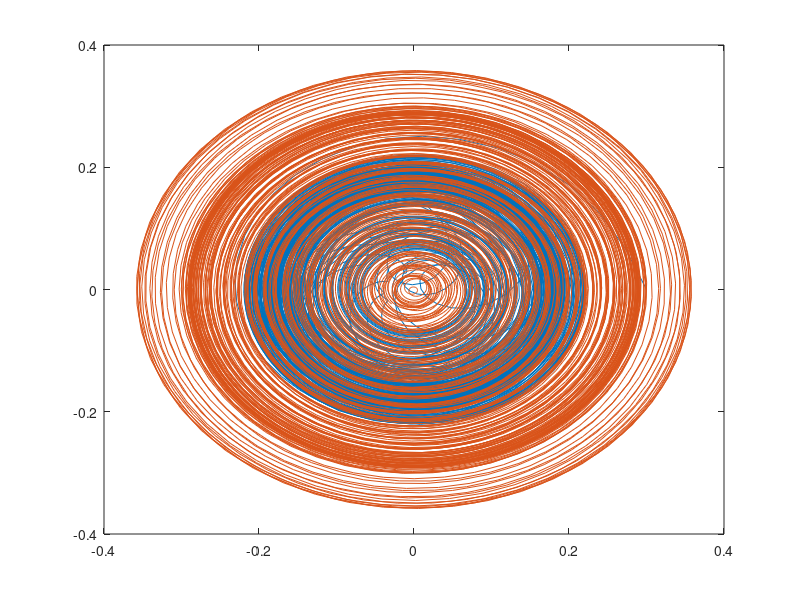
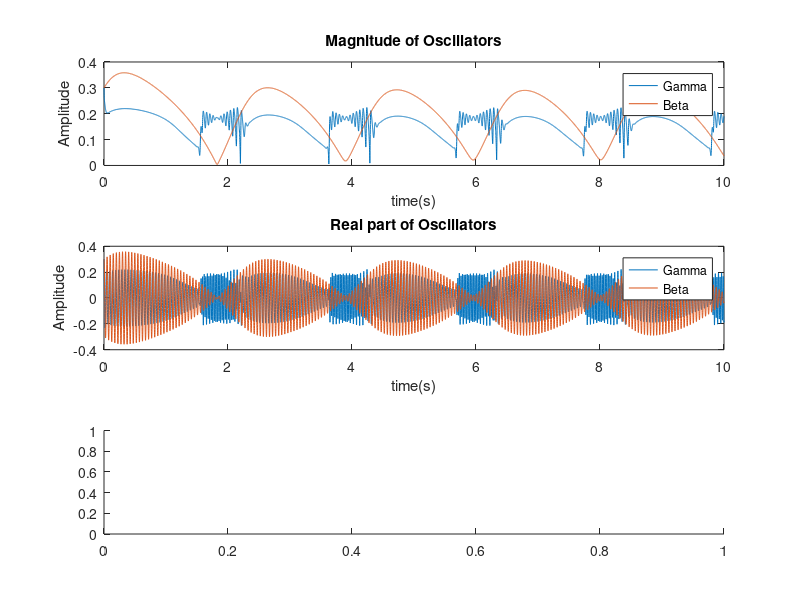

These charts were generated, in order, by the following MATLAB code: (Note: this script raises an error after producing the figures.)
% This script shows a limit cycle oscillator in the beta band (20Hz)

clear all
close all
clc
% Include the GrFNN toolbox
addpath(genpath('~/Documents/GrFNNToolbox/'))

% the output of beta drives a gamma oscillator
dzdt = @(t,z,alpha,beta1,beta2,epsilon,F,omega0)  ...        
    [z(1)*(100*alpha + 1i*2*pi*40 + 200*beta1*abs(z(1))^2 + ...     
    (epsilon*beta2*abs(z(1))^4)/(1-epsilon*abs(z(1))^2)) + 3.5*(z(2)*exp(pi)); ...
    (z(2)*(alpha + 1i*2*pi*20 + beta1*abs(z(2))^2 + ... % beta layer
    (epsilon*beta2*abs(z(2))^4)/(1-epsilon*abs(z(2))^2)) + ...   
    F*exp(1i*omega0*t))]; % input to beta

% parameters of the limit cycle oscillator
z0 = 0.3;
alpha = 1;
beta1 = -15;
beta2 = -1;
epsilon = 1;
F = 0.5;
f0 = 20.5;
omega0 = 2*pi*f0;

% parameters for time
fs = 1000;
dur = 10; % in seconds
T = 1/fs;
time = 0:T:dur;

% integrate the ode to obtain the amplitude
[t,z] = ode45(@(t,z) dzdt(t,z,alpha,beta1,beta2,epsilon,F,omega0),time,[z0,z0]);

% extract information
r = abs(z);
dr2dt = diff(r(:,1));
dr1dt = diff(r(:,2));

figure(2)
plot(z)
% plot(r(1:end-1,2),dr1dt)
% hold on
% plot(r(1:end-1,1),dr2dt)

figure(3)
subplot(3,1,1)
plot(time,r)
title('Magnitude of Oscillators')
ylabel('Amplitude')
xlabel('time(s)')
legend('Gamma','Beta')
subplot(3,1,2)
plot(time,real(z))
title('Real part of Oscillators')
legend('Gamma','Beta')
ylabel('Amplitude')
xlabel('time(s)')
subplot(3,1,3)
spectrogram((z(:,1)),kaiser(256,5),220,20000,fs,'yaxis')
title('Spectrum')
ylim([0 100])
xlabel('time(s)')

% notes from Takako
% Gamma does not spontaneously oscillate. Beta does. 
% read: New insights into the relationship between dopamine, beta oscillations and motor function.
% Beta is always oscillating. Gamma gives exogenous or endogenous input to
% affect beta. Think about high gamma. DBS people didn't find beta
% desynchronization when giving low gamma. High gamma will give the
% desynchronization of beta. If you stimulate 20Hz, people are affected, with 40Hz gamma 
% nothing happens, with high gamma 80Hz there is improvement. Dopamine
% depleted brain gives constant beta. 

% Gamma must start with sound. 

% Granger causality. Berhnard. Issues with phase coherence. Bayes might
% adress causality clarification. DCM
